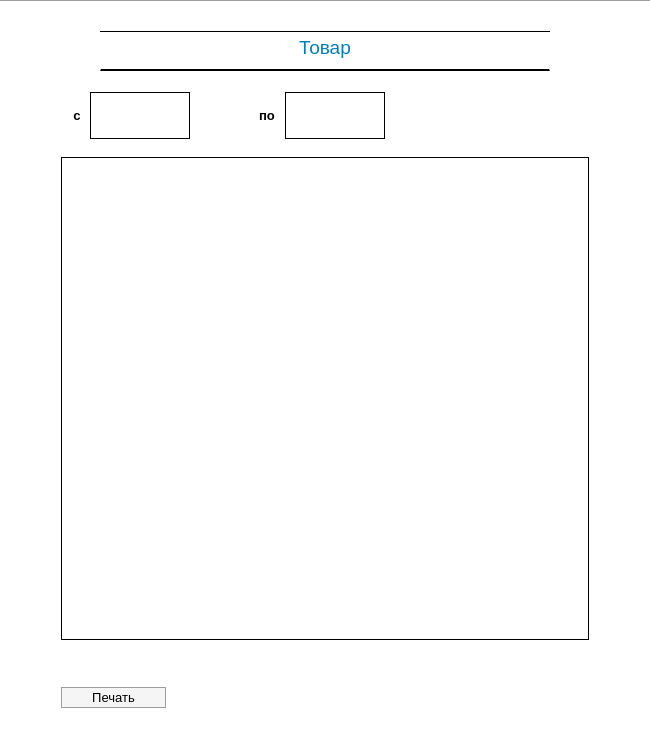
<?xml version="1.0" encoding="UTF-8"?>
<ui version="4.0">
 <class>ReportWindow</class>
 <widget class="QDialog" name="ReportWindow">
  <property name="geometry">
   <rect>
    <x>0</x>
    <y>0</y>
    <width>650</width>
    <height>750</height>
   </rect>
  </property>
  <property name="minimumSize">
   <size>
    <width>650</width>
    <height>650</height>
   </size>
  </property>
  <property name="maximumSize">
   <size>
    <width>16777215</width>
    <height>16777215</height>
   </size>
  </property>
  <property name="windowTitle">
   <string>Отчет</string>
  </property>
  <property name="windowIcon">
   <iconset resource="../../resource/resource.qrc">
    <normaloff>:/icons/icons/window-logo.ico</normaloff>:/icons/icons/window-logo.ico</iconset>
  </property>
  <property name="styleSheet">
   <string notr="true">QDialog {
	background-color: white;
	border-top: 1px solid #9e9e9e;
}</string>
  </property>
  <layout class="QGridLayout" name="gridLayout">
   <item row="0" column="1">
    <layout class="QVBoxLayout" name="verticalLayout">
     <property name="leftMargin">
      <number>50</number>
     </property>
     <property name="topMargin">
      <number>10</number>
     </property>
     <property name="rightMargin">
      <number>50</number>
     </property>
     <item>
      <layout class="QGridLayout" name="gridLayout_2">
       <item row="0" column="0">
        <widget class="QGroupBox" name="reportCategoryGroup">
         <property name="sizePolicy">
          <sizepolicy hsizetype="Expanding" vsizetype="Preferred">
           <horstretch>0</horstretch>
           <verstretch>0</verstretch>
          </sizepolicy>
         </property>
         <property name="maximumSize">
          <size>
           <width>450</width>
           <height>50</height>
          </size>
         </property>
         <property name="styleSheet">
          <string notr="true">QGroupBox {
	background: white;
	border-top: 1px solid black;
	border-bottom: 2px solid black;
	padding-right: 15px;
	padding-left: 15px;
	margin-top: 10px;
}</string>
         </property>
         <property name="title">
          <string/>
         </property>
         <layout class="QHBoxLayout" name="horizontalLayout">
          <item>
           <widget class="QLabel" name="reportCategory">
            <property name="font">
             <font>
              <pointsize>14</pointsize>
              <weight>50</weight>
              <bold>false</bold>
             </font>
            </property>
            <property name="toolTip">
             <string>&lt;html&gt;&lt;head/&gt;&lt;body&gt;&lt;p&gt;&lt;span style=&quot; font-size:10pt;&quot;&gt;Отчет&lt;/span&gt;&lt;/p&gt;&lt;/body&gt;&lt;/html&gt;</string>
            </property>
            <property name="styleSheet">
             <string notr="true">QLabel { color :#007fbf; }</string>
            </property>
            <property name="text">
             <string>&lt;html&gt;&lt;head/&gt;&lt;body&gt;&lt;p&gt;&lt;span style=&quot; font-size:14pt; color:#007fbf;&quot;&gt;Товар&lt;/span&gt;&lt;/p&gt;&lt;/body&gt;&lt;/html&gt;</string>
            </property>
            <property name="alignment">
             <set>Qt::AlignCenter</set>
            </property>
           </widget>
          </item>
         </layout>
        </widget>
       </item>
      </layout>
     </item>
     <item>
      <widget class="QGroupBox" name="periodGroup">
       <property name="sizePolicy">
        <sizepolicy hsizetype="Maximum" vsizetype="Maximum">
         <horstretch>0</horstretch>
         <verstretch>0</verstretch>
        </sizepolicy>
       </property>
       <property name="styleSheet">
        <string notr="true">QGroupBox {
	background: white;
	border: 0px;
	padding-right: 15px;
	padding-left: 15px;
	margin-top: 25px;
	margin-bottom: 35px;
}

QLabel#periodTo,#periodFrom {
	border: 1px solid black;
	padding-top: 5px;
	padding-bottom: 5px;
	padding-left: 25px;
	padding-right: 25px;
}

QLabel#from {
	margin-right: 3px;
}

QLabel#to {
	margin-left: 60px;
}</string>
       </property>
       <property name="title">
        <string/>
       </property>
       <property name="alignment">
        <set>Qt::AlignCenter</set>
       </property>
       <layout class="QHBoxLayout" name="horizontalLayout_2">
        <property name="topMargin">
         <number>9</number>
        </property>
        <item>
         <widget class="QLabel" name="from">
          <property name="sizePolicy">
           <sizepolicy hsizetype="Maximum" vsizetype="Maximum">
            <horstretch>0</horstretch>
            <verstretch>0</verstretch>
           </sizepolicy>
          </property>
          <property name="font">
           <font>
            <pointsize>10</pointsize>
            <weight>75</weight>
            <bold>true</bold>
           </font>
          </property>
          <property name="text">
           <string>&lt;html&gt;&lt;head/&gt;&lt;body&gt;&lt;p&gt;&lt;span style=&quot; font-size:10pt;&quot;&gt;с&lt;/span&gt;&lt;/p&gt;&lt;/body&gt;&lt;/html&gt;</string>
          </property>
          <property name="alignment">
           <set>Qt::AlignCenter</set>
          </property>
         </widget>
        </item>
        <item>
         <widget class="QLabel" name="periodFrom">
          <property name="minimumSize">
           <size>
            <width>100</width>
            <height>0</height>
           </size>
          </property>
          <property name="maximumSize">
           <size>
            <width>200</width>
            <height>16777215</height>
           </size>
          </property>
          <property name="font">
           <font>
            <pointsize>10</pointsize>
            <kerning>true</kerning>
           </font>
          </property>
          <property name="styleSheet">
           <string notr="true"/>
          </property>
          <property name="text">
           <string/>
          </property>
         </widget>
        </item>
        <item>
         <widget class="QLabel" name="to">
          <property name="font">
           <font>
            <pointsize>10</pointsize>
            <weight>75</weight>
            <bold>true</bold>
           </font>
          </property>
          <property name="text">
           <string>по</string>
          </property>
         </widget>
        </item>
        <item>
         <widget class="QLabel" name="periodTo">
          <property name="minimumSize">
           <size>
            <width>100</width>
            <height>0</height>
           </size>
          </property>
          <property name="maximumSize">
           <size>
            <width>200</width>
            <height>16777215</height>
           </size>
          </property>
          <property name="font">
           <font>
            <pointsize>10</pointsize>
           </font>
          </property>
          <property name="styleSheet">
           <string notr="true"/>
          </property>
          <property name="text">
           <string/>
          </property>
         </widget>
        </item>
       </layout>
      </widget>
     </item>
     <item>
      <widget class="QTableView" name="reportInfo">
       <property name="sizePolicy">
        <sizepolicy hsizetype="Expanding" vsizetype="Expanding">
         <horstretch>0</horstretch>
         <verstretch>0</verstretch>
        </sizepolicy>
       </property>
       <property name="minimumSize">
        <size>
         <width>0</width>
         <height>0</height>
        </size>
       </property>
       <property name="font">
        <font>
         <pointsize>10</pointsize>
        </font>
       </property>
       <property name="autoFillBackground">
        <bool>false</bool>
       </property>
       <property name="styleSheet">
        <string notr="true">QTableView {
	background: white;
	border: 1px solid black;
	gridline-color: black;
}

QTableView::item {
	color: black;
}

QTableView::item:selected {
	background: #e9f3fb;
}

QHeaderView::section {
	background: #6bd3e0;
	padding-top: 7px;
	padding-bottom: 7px;
	border: 1px solid black;
	border-left: 0px;
	border-top: 0px;
}

  QScrollBar:vertical {
      border: 1px solid #77bdb0;
      background: white;
      width: 20px;
      margin: 35px 0 35px 0;
  }

  QScrollBar::handle:vertical {
      background: #e0dcdc;
	  border-top: 1px solid #77bdb0;
	  border-bottom: 1px solid #77bdb0; 
      min-height: 5px;
  }

  QScrollBar::handle:vertical:hover {
       background: #F19CBB;
  }

  QScrollBar::handle:vertical:pressed {
       background: #FDDB6D;
  }

  QScrollBar::add-line:vertical {
      border: 1px solid grey;
      background: white;
      height: 33px;
      subcontrol-position: bottom;
      subcontrol-origin: margin;
  }

  QScrollBar::add-line:vertical:hover {
      background: #CD9575;
  }

  QScrollBar::add-line:vertical:pressed {
      background: #FDDB6D;
  }

  QScrollBar::sub-line:vertical {
      border: 1px solid grey;
      background: white;
      height: 33px;
      subcontrol-position: top;
      subcontrol-origin: margin;
  }

  QScrollBar::sub-line:vertical:hover {
      background: #CD9575;
  }

  QScrollBar::sub-line:vertical:pressed {
      background: #FDDB6D;
  }

  QScrollBar::up-arrow:vertical, QScrollBar::down-arrow:vertical {
      border: 1px solid grey;
      width: 3px;
      height: 3px;
      background: white;
  }

QScrollBar:horizontal {
      border-top: 2px solid #77bdb0;
	  border-bottom: 2px solid #77bdb0;
      background: white;
      height: 20px;
      margin: 0px 37px 0px 37px;
  }

  QScrollBar::handle:horizontal {
      background: #e0dcdc;
	  border-left: 2px solid #77bdb0;
	  border-right: 2px solid #77bdb0; 
      min-width: 5px;
  }

  QScrollBar::handle:horizontal:hover {
       background: #F19CBB;
  }

  QScrollBar::handle:horizontal:pressed {
       background: #FDDB6D;
  }

  QScrollBar::add-line:horizontal {
      border: 2px solid grey;
      background: white;
      width: 33px;
      subcontrol-position: left;
      subcontrol-origin: margin;
  }

  QScrollBar::add-line:horizontal:hover {
      background: #CD9575;
  }

  QScrollBar::add-line:horizontal:pressed {
      background: #FDDB6D;
  }

  QScrollBar::sub-line:horizontal {
      border: 2px solid grey;
      background: white;
      width: 33px;
      subcontrol-position: right;
      subcontrol-origin: margin;
  }

  QScrollBar::sub-line:horizontal:hover {
      background: #CD9575;
  }

  QScrollBar::sub-line:horizontal:pressed {
      background: #FDDB6D;
  }

  QScrollBar::left-arrow:horizontal, QScrollBar::right-arrow:horizontal {
      border: 2px solid grey;
      width: 3px;
      height: 3px;
      background: white;
  }</string>
       </property>
       <property name="verticalScrollBarPolicy">
        <enum>Qt::ScrollBarAsNeeded</enum>
       </property>
       <property name="horizontalScrollBarPolicy">
        <enum>Qt::ScrollBarAsNeeded</enum>
       </property>
       <property name="editTriggers">
        <set>QAbstractItemView::NoEditTriggers</set>
       </property>
       <property name="selectionMode">
        <enum>QAbstractItemView::SingleSelection</enum>
       </property>
       <property name="selectionBehavior">
        <enum>QAbstractItemView::SelectRows</enum>
       </property>
       <property name="verticalScrollMode">
        <enum>QAbstractItemView::ScrollPerPixel</enum>
       </property>
       <property name="horizontalScrollMode">
        <enum>QAbstractItemView::ScrollPerPixel</enum>
       </property>
       <property name="showGrid">
        <bool>true</bool>
       </property>
       <property name="gridStyle">
        <enum>Qt::SolidLine</enum>
       </property>
       <property name="sortingEnabled">
        <bool>false</bool>
       </property>
       <property name="cornerButtonEnabled">
        <bool>true</bool>
       </property>
       <attribute name="horizontalHeaderMinimumSectionSize">
        <number>50</number>
       </attribute>
       <attribute name="horizontalHeaderDefaultSectionSize">
        <number>150</number>
       </attribute>
       <attribute name="horizontalHeaderHighlightSections">
        <bool>true</bool>
       </attribute>
       <attribute name="horizontalHeaderShowSortIndicator" stdset="0">
        <bool>false</bool>
       </attribute>
       <attribute name="horizontalHeaderStretchLastSection">
        <bool>true</bool>
       </attribute>
       <attribute name="verticalHeaderVisible">
        <bool>false</bool>
       </attribute>
       <attribute name="verticalHeaderCascadingSectionResizes">
        <bool>false</bool>
       </attribute>
       <attribute name="verticalHeaderMinimumSectionSize">
        <number>37</number>
       </attribute>
       <attribute name="verticalHeaderDefaultSectionSize">
        <number>37</number>
       </attribute>
       <attribute name="verticalHeaderShowSortIndicator" stdset="0">
        <bool>false</bool>
       </attribute>
       <attribute name="verticalHeaderStretchLastSection">
        <bool>false</bool>
       </attribute>
      </widget>
     </item>
     <item>
      <spacer name="verticalSpacer_2">
       <property name="orientation">
        <enum>Qt::Vertical</enum>
       </property>
       <property name="sizeType">
        <enum>QSizePolicy::Preferred</enum>
       </property>
       <property name="sizeHint" stdset="0">
        <size>
         <width>20</width>
         <height>30</height>
        </size>
       </property>
      </spacer>
     </item>
     <item>
      <widget class="QPushButton" name="print">
       <property name="sizePolicy">
        <sizepolicy hsizetype="Maximum" vsizetype="Fixed">
         <horstretch>0</horstretch>
         <verstretch>0</verstretch>
        </sizepolicy>
       </property>
       <property name="font">
        <font>
         <pointsize>10</pointsize>
        </font>
       </property>
       <property name="toolTip">
        <string>&lt;html&gt;&lt;head/&gt;&lt;body&gt;&lt;p&gt;Печать отчета&lt;/p&gt;&lt;/body&gt;&lt;/html&gt;</string>
       </property>
       <property name="styleSheet">
        <string notr="true">QPushButton {
	padding-left: 30px;
	padding-right: 30px;
	padding-top: 2px;
	padding-bottom: 2px;
	background-color: #f5f5f5;
	border-style: solid;
	border-width: 1px;
	border-color: #9e9e9e;
	margin-top: 11px;
	margin-bottom: 11px;
}

 QPushButton:hover {
     background-color: #78DBE2;
 }
 QPushButton:pressed {
     background-color: #3F888F;
 }</string>
       </property>
       <property name="text">
        <string>Печать</string>
       </property>
      </widget>
     </item>
    </layout>
   </item>
   <item row="1" column="1">
    <spacer name="verticalSpacer">
     <property name="orientation">
      <enum>Qt::Vertical</enum>
     </property>
     <property name="sizeType">
      <enum>QSizePolicy::Fixed</enum>
     </property>
     <property name="sizeHint" stdset="0">
      <size>
       <width>20</width>
       <height>20</height>
      </size>
     </property>
    </spacer>
   </item>
  </layout>
 </widget>
 <resources>
  <include location="../../resource/resource.qrc"/>
 </resources>
 <connections/>
</ui>
